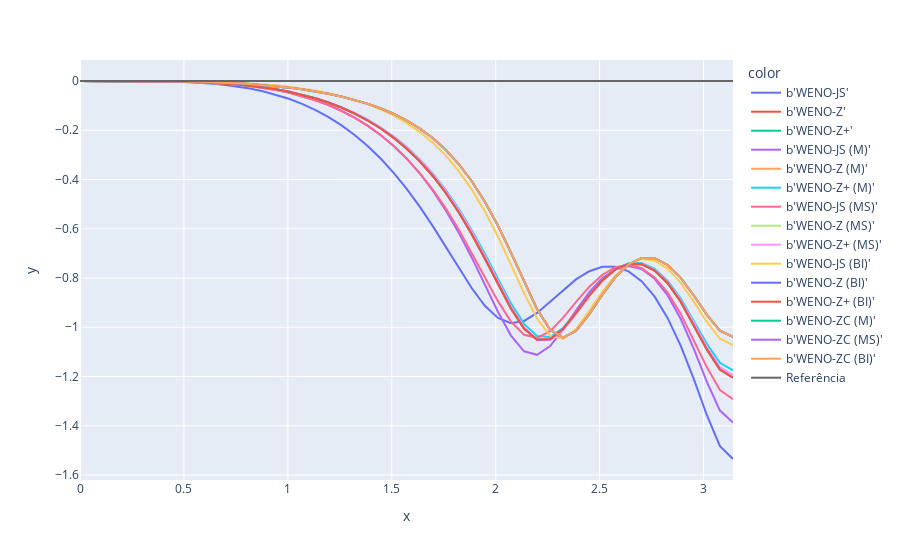

Notebook code for this chart:
### Code cell
fig = ply_exp.line(
    data_frame = df    ,
    x          = x     ,
    y          = y     ,
    color      = label
)
fig.add_trace(
    ply_go.Scatter(
        x    = 2*np.pi*np.arange(int(N/2)+1)/N,
        y    = 0*np.arange(int(N/2)+1),
        mode = "lines"                                           ,
        line = ply_go.scatter.Line(color="#666666")              ,
        name = "Referência"
    )
)
fig.show()
